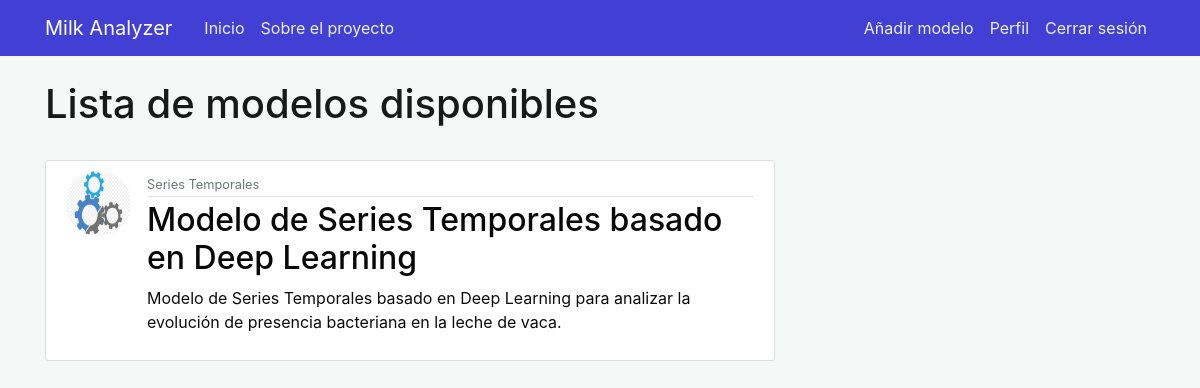
Screenshot of /home (signed in) with the database file from the repository.
### milkanalyzer/models.py (models this page shows, shortened)
class AIModel(db.Model):
    __tablename__ = 'aimodel'
    id = db.Column(db.Integer, primary_key=True)
    name = db.Column(db.String(50), nullable=False)
    type = db.Column(db.String(100), nullable=False)
    description = db.Column(db.Text, nullable=False)
    url = db.Column(db.String(50), nullable=False)
    aimodel_picture = db.Column(db.String(20), nullable=False, default='defaultmodel.jpg')

### milkanalyzer/main/routes.py (the view)
@main.route("/")
@main.route("/home")
def home():
    aimodels = AIModel.query.all()
    return render_template('home.html', aimodels=aimodels)

### milkanalyzer/models.py (called while the page is built)
@login_manager.user_loader
def get_user(user_id):
    return User.query.get(int(user_id))

### milkanalyzer/templates/home.html
{% extends "layout.html" %}
{% block content %}
{% if current_user.is_authenticated %}
<h1>Lista de modelos disponibles</h1></br>
{% for aimodel in aimodels %}
<article class="media content-section">
    <img class="rounded-circle article-img" src="{{ url_for('static', filename='aimodel_images/' + aimodel.aimodel_picture) }}">
    <div class="media-body">
        <div class="article-metadata">
            <small class="text-muted">{{ aimodel.type }}</small>
        </div>
        <h2><a class="article-title" href="{{ url_for('aimodels.aimodel', id=aimodel.id) }}">{{ aimodel.name }}</a></h2>
        <p class="article-content">{{ aimodel.description }}</p>
    </div>
</article>
{% endfor %}
{% else %}
<h1>Inicie sesiónpara visulaizar los modelos</h1></br>
{% endif %}
{% endblock content %}

### milkanalyzer/static/main.css (style rules this page uses)
body { background: #f6f8f8; color: #0c0c0c; margin-top: 5rem; }
h1, h2, h3, h4, h5, h6 { color: #1a1919; }
.content-section { background: #ffffff; padding: 10px 20px; border: 1px solid #dddddd; border-radius: 3px; margin-bottom: 20px; }
.article-title { color: #080808; }
.article-content { white-space: pre-line; }
.article-img { height: 65px; width: 65px; margin-right: 16px; }
.article-metadata { padding-bottom: 1px; margin-bottom: 4px; border-bottom: 1px solid #e3e3e3 }

### rows the page displays
AIModel: aimodel_picture (placeholder picture), type "Series Temporales", name "Modelo de Series Temporales basado en Deep Learning", description "Modelo de Series Temporales basado en Deep Learning para analizar la evolución de presencia bacteriana en la leche de vaca."
